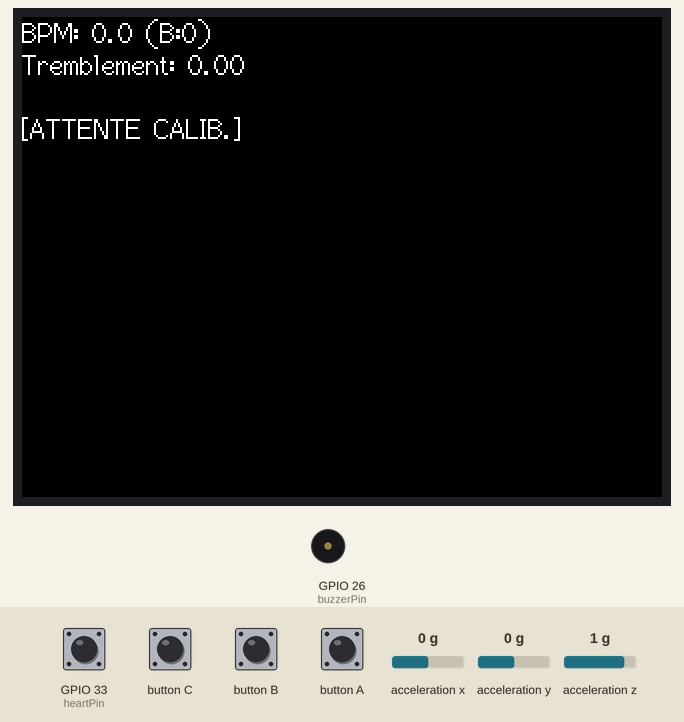
The sketch below on a simulated ESP32. Shown: 320×240 colour display, buzzer (waves = sounding, pin HIGH). Inputs (shaded band) come from the test bench; at power-on: acceleration z 1 g, GPIO 33 (heartPin) HIGH, acceleration x 0 g, acceleration y 0 g. WiFi joins after 1.5 s; servers stay silent unless stated; uploads are accepted with an empty reply; what the sketch prints to the serial monitor is not drawn. At 14.1 s the program restarts the board; the recording ends there.

Above: at 5.2 s.
5.3 s: acceleration z set to -1.4 g
At 5.59 s:
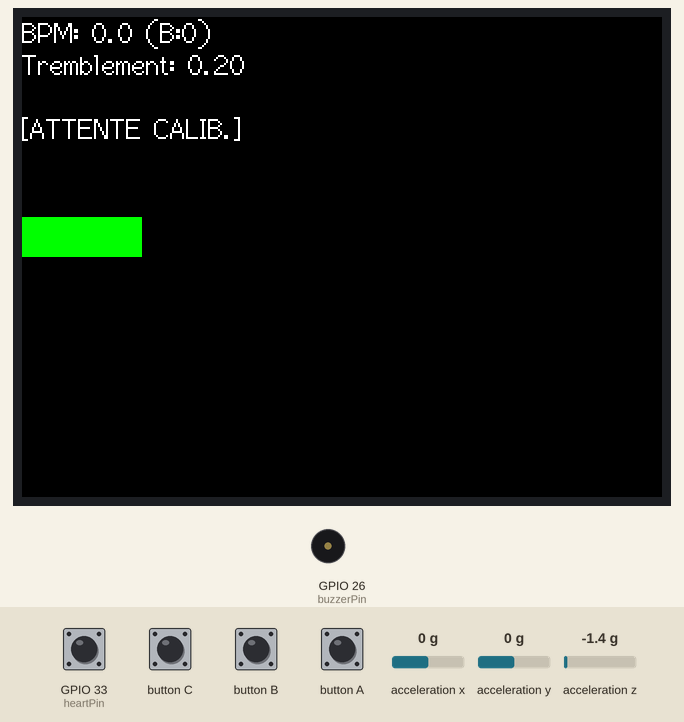
8.3 s: GPIO 33 (heartPin) pulled LOW for 0.15 s
At 8.9 s:
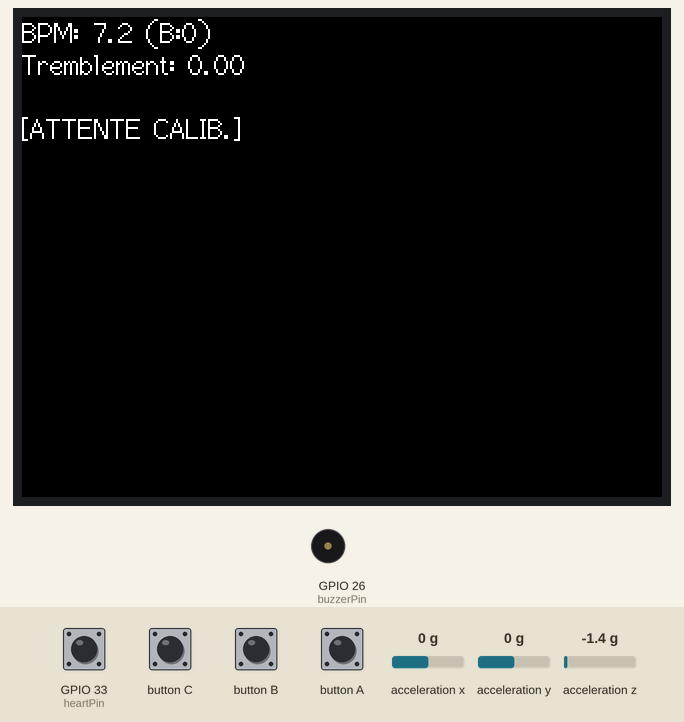
11.4 s: button A pressed for 0.15 s
At 12.6 s:
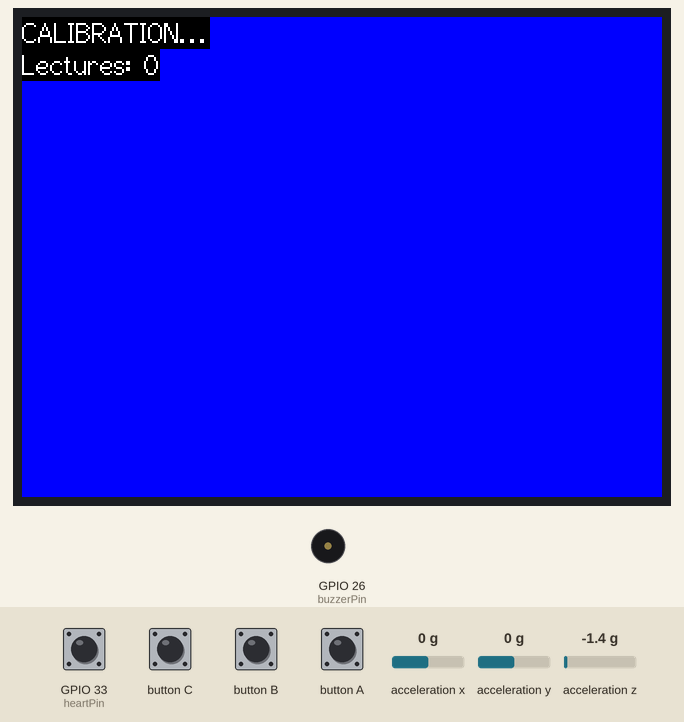
13.0 s: button B pressed for 0.15 s
At 13.8 s:
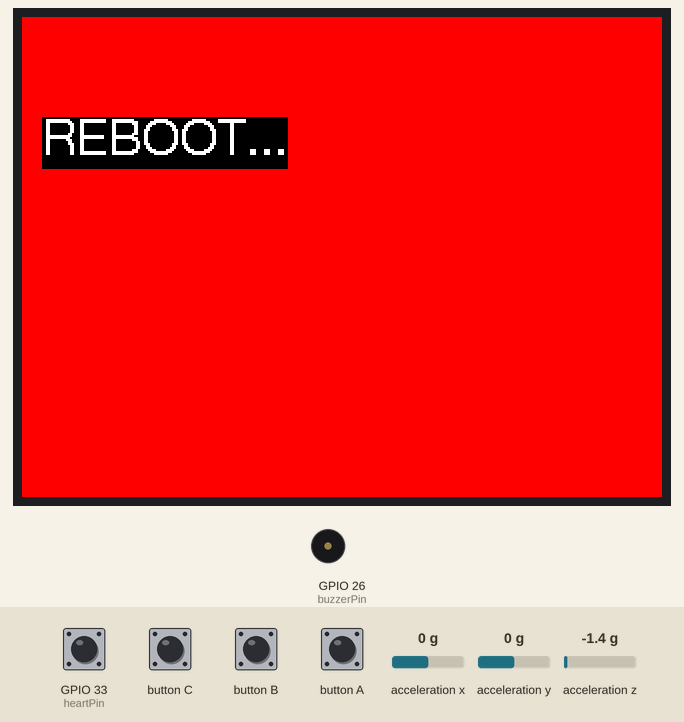
Timing chart, 0 to 14.1 s (numbered marks = the images above; inputs shaded):
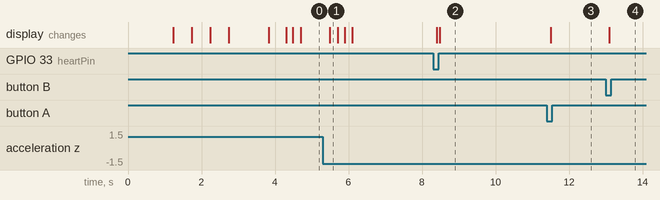

Measured:
- after the input at 5.3 s, the display: changes after 0.19 s (image 1)
- after the input at 8.3 s, the display: first changes after 0.10 s (image 2 shows a later state)
- after the input at 11.4 s, the display: changes after 0.10 s (image 3)
- after the input at 13.0 s, the display: changes after 0.09 s (image 4)

The sketch:

m5stick_plus_unified.ino
```cpp
#include <M5Unified.h>
#include <WiFi.h>
#include <HTTPClient.h>
#include <ArduinoJson.h>

// --- CONFIGURATION ---
#define SSID "Jl"
#define PASSWORD "turalBG789"
#define API_URL "http://172.20.10.8:8000/api/measures/"
#define DEVICE_TOKEN "4f8ac44667fa31f8138443833ee250ae48e76090"

// Pin Hardware pour le Grove Ear Clip sur M5StickC Plus 1.1
// Port Grove : Yellow=G32, White=G33
const int heartPin = 33;
const int buzzerPin = 26; // Buzzer externe sur G26 (HAT port)

// --- VARIABLES RYTHME CARDIAQUE ---
volatile unsigned long lastBeatTime = 0;
volatile unsigned long beatInterval = 0;
volatile bool beatDetected = false;
volatile unsigned int totalBeats = 0; // Pour debug

float baseBPM = 0;
bool isCalibrated = false;
bool isCalibrating = false;
unsigned long calibrationStartTime = 0;
float calibrationBPMTotal = 0;
int calibrationReads = 0;

// --- VARIABLES TREMBLEMENTS ---
float shakeIntensity = 0;
float prevAccX = 0, prevAccY = 0, prevAccZ = 0;

// --- DIVERS ---
uint32_t tsLastReport = 0;

// Fonction d'interruption (ISR) pour le pouls
void IRAM_ATTR heartBeatISR() {
    unsigned long currentTime = millis();
    unsigned long interval = currentTime - lastBeatTime;
    if (interval > 300) { // Max 200 BPM
        beatInterval = interval;
        lastBeatTime = currentTime;
        beatDetected = true;
        totalBeats++;
    }
}

void setup() {
    Serial.begin(115200);
    delay(1000);
    Serial.println("\n--- POLYGRAPH UNIFIED START ---");

    auto cfg = M5.config();
    M5.begin(cfg);
    M5.Speaker.setVolume(255);

    M5.Display.setRotation(3);
    M5.Display.fillScreen(BLACK);
    M5.Display.setCursor(0, 0, 2);
    M5.Display.println("POLYGRAPH UNIFIED");

    Serial.println("[INIT] IMU & Heart sensor...");
    // Init Capteur Cardiaque (GPIO 32)
    // On force l'arrêt de l'I2C sur ce pin et on active la résistance interne
    pinMode(heartPin, INPUT_PULLUP);
    attachInterrupt(digitalPinToInterrupt(heartPin), heartBeatISR, FALLING);
    pinMode(buzzerPin, OUTPUT); // Init Buzzer externe
    // WiFi
    Serial.printf("[WIFI] Connexion a %s...\n", SSID);
    WiFi.begin(SSID, PASSWORD);
    M5.Display.print("WiFi...");
    int retry = 0;
    while (WiFi.status() != WL_CONNECTED && retry < 20) {
        delay(500);
        M5.Display.print(".");
        Serial.print(".");
        retry++;
    }

    if (WiFi.status() == WL_CONNECTED) {
        Serial.println("\n[WIFI] OK! IP: " + WiFi.localIP().toString());
        M5.Display.println("\nWiFi OK!");
    } else {
        Serial.println("\n[WIFI] Echec de connexion (Time out)");
        M5.Display.println("\nWiFi Error!");
    }
    delay(1000);

    M5.Display.fillScreen(BLACK);
    M5.Display.println("Pret.");
    M5.Display.println("Bouton M: Calibrer");
    M5.Display.println("Bouton Cote: Reset");

    // Auto-enregistrement au boot
    Serial.println("[API] Envoi du Ping d'enregistrement...");
    sendUnifiedData(0, 0);
}

void loop() {
    M5.update(); // Gère les boutons et l'état interne

    // --- BOUTON RESET (Côté) ---
    if (M5.BtnB.wasPressed()) {
        Serial.println("[SYS] Reset demande par bouton.");
        M5.Display.fillScreen(RED);
        M5.Display.setCursor(10, 50, 4);
        M5.Display.println("REBOOT...");
        delay(1000);
        ESP.restart();
    }

    // --- LOGIQUE RYTHME CARDIAQUE ---
    static float currentBPM = 0; // 'static' indispensable pour conserver la valeur
    bool newBeatCalculated = false; // Marqueur pour la calibration

    if (beatDetected) {
        noInterrupts();
        unsigned long interval = beatInterval;
        beatDetected = false;
        interrupts();
        if (interval > 0) {
            currentBPM = 60000.0 / (float)interval;
            newBeatCalculated = true; // On signale un nouveau relevé
        }
    }

    // --- LOGIQUE TREMBLEMENTS (IMU) ---
    float ax, ay, az;
    M5.Imu.getAccel(&ax, &ay, &az);
    float delta = fabs(ax - prevAccX) + fabs(ay - prevAccY) + fabs(az - prevAccZ);
    shakeIntensity = (shakeIntensity * 0.8) + (delta * 0.2);
    prevAccX = ax; prevAccY = ay; prevAccZ = az;

    // --- GESTION CALIBRATION (Bouton Principal) ---
    if (M5.BtnA.wasPressed() && !isCalibrating) {
        Serial.println("[BTN] Bouton A Presse - Debut Calibration");
        isCalibrating = true;
        isCalibrated = false;
        calibrationStartTime = millis();
        calibrationBPMTotal = 0;
        calibrationReads = 0;
    }

    if (isCalibrating) {
        // On enregistre uniquement sur un NOUVEAU battement
        if (newBeatCalculated && currentBPM > 40 && currentBPM < 200) {
            calibrationBPMTotal += currentBPM;
            calibrationReads++;
            Serial.printf("[CALIB] Nouveau releve : %.1f BPM\n", currentBPM);
        }

        if (millis() - calibrationStartTime > 10000) { // 10 secondes
            isCalibrating = false;
            if (calibrationReads > 0) {
                baseBPM = calibrationBPMTotal / calibrationReads;
                isCalibrated = true;
                Serial.printf("[CALIB] TERMINE ! Base BPM : %.1f\n", baseBPM);
            } else {
                Serial.println("[CALIB] ECHEC : Aucun battement valide detecte en 10s.");
            }
        }
    }

    // --- AFFICHAGE ÉCRAN ---
    if (millis() % 200 < 20) {
        M5.Display.setCursor(0, 0, 2);
        if (isCalibrating) {
            M5.Display.fillScreen(BLUE);
            M5.Display.println("CALIBRATION...");
            M5.Display.printf("Lectures: %d\n", calibrationReads);
        } else {
            M5.Display.fillScreen(BLACK);
            M5.Display.printf("BPM: %.1f (B:%.0f)\n", currentBPM > 0 ? currentBPM : 0, baseBPM);
            M5.Display.printf("Tremblement: %.2f\n", shakeIntensity);

            // Barre visuelle
            int barW = map(shakeIntensity * 100, 0, 100, 0, M5.Display.width());
            M5.Display.fillRect(0, 100, barW, 20, shakeIntensity > 0.5 ? RED : GREEN);

            static unsigned long tsLastLog = 0;
            if (millis() - tsLastLog >= 1000) {
                Serial.printf("[LIVE] BPM: %.1f | Tremblements: %.3f | Battements: %d\n", currentBPM, shakeIntensity, totalBeats);
                tsLastLog = millis();
            }

            if (isCalibrated) M5.Display.println("\n[SYNC API: OK]");
            else M5.Display.println("\n[ATTENTE CALIB.]");
        }
    }

    // --- APPEL API GET STATUT (Buzzer) ---
    static unsigned long tsLastStatus = 0;
    if (isCalibrated && (millis() - tsLastStatus > 2000)) {
        checkLieStatus();
        tsLastStatus = millis();
    }

    // --- ENVOI API (Toutes les 500ms si calibré) ---
    if (isCalibrated && (millis() - tsLastReport > 500)) {
        if (WiFi.status() == WL_CONNECTED) {
            sendUnifiedData(currentBPM > 0 ? currentBPM : 0, shakeIntensity);
        }
        tsLastReport = millis();
    }

    delay(20);
}

void sendUnifiedData(float bpm, float shake) {
    if (WiFi.status() != WL_CONNECTED) {
        Serial.println("[ERR] WiFi deconnecte, abandon de l'envoi.");
        return;
    }

    HTTPClient http;
    http.begin(API_URL);
    http.addHeader("Content-Type", "application/json");
    http.addHeader("Authorization", "Token " DEVICE_TOKEN);

    StaticJsonDocument<256> doc;
    doc["device_mac"] = WiFi.macAddress();
    doc["bpm"] = bpm;
    doc["base_bpm"] = baseBPM;
    doc["shake_intensity"] = shake;

    String body;
    serializeJson(doc, body);

    Serial.print("[API] Envoi: ");
    Serial.println(body);

    int httpResponseCode = http.POST(body);

    if (httpResponseCode > 0) {
        Serial.printf("[API] Succes (HTTP %d)\n", httpResponseCode);
        String response = http.getString();
        Serial.println("[API] Reponse: " + response);
    } else {
        Serial.printf("[API] Erreur d'envoi (HTTP ERROR %d): %s\n", httpResponseCode, http.errorToString(httpResponseCode).c_str());
    }
    http.end();
}

void checkLieStatus() {
    if (WiFi.status() != WL_CONNECTED) return;

    HTTPClient http;
    String url = String(API_URL);
    url.replace("/measures/", "/devices/status/?mac=" + WiFi.macAddress());

    http.begin(url);
    http.addHeader("Authorization", "Token " DEVICE_TOKEN);

    int httpCode = http.GET();
    if (httpCode > 0) {
        String payload = http.getString();
        StaticJsonDocument<256> doc;
        deserializeJson(doc, payload);
        if (doc["is_lie"] == true) {
            Serial.println("[ALERTE] Mensonge detecte ! (Buzzer Externe G26)");
            // On utilise tone() sur le pin 26 pour une puissance maximale.
            // La fréquence 2500Hz est souvent le point de résonance le plus bruyant.
            for (int i = 0; i < 5; i++) {
                tone(buzzerPin, 2500); // Oscillation à 2.5kHz
                delay(300);
                noTone(buzzerPin);
                delay(100);
            }
        }
    }
    http.end();
}
```
